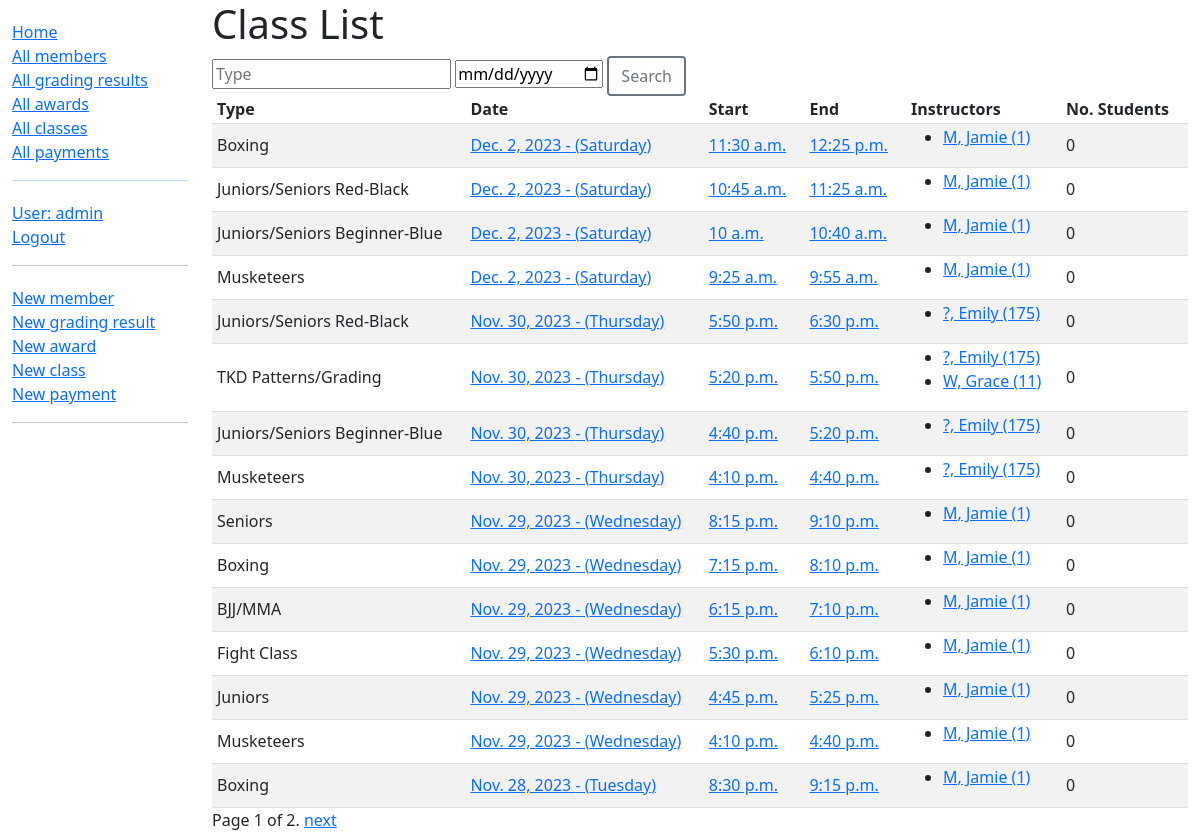
Page /dashboard/classes/ (signed in) on the earlier database version.
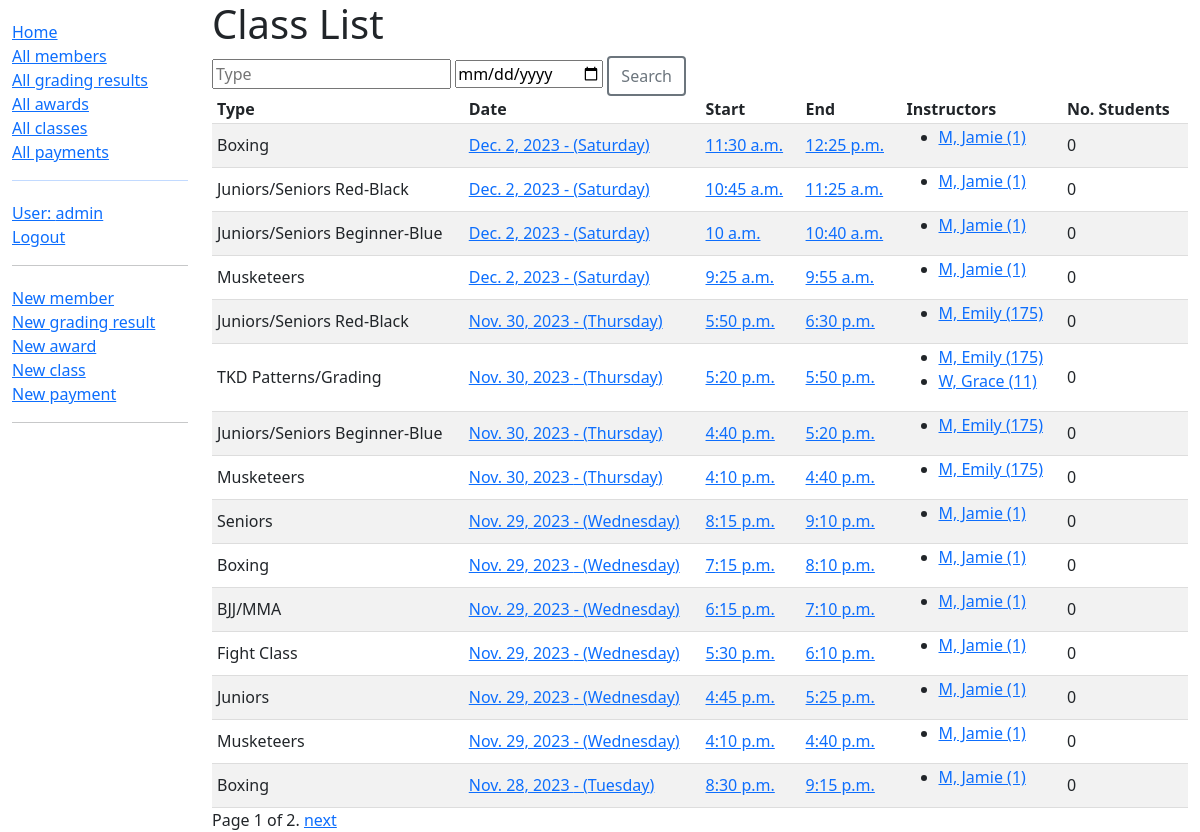
Same page on the later database version.
### dashboard/models.py (models this page shows)
class Member(models.Model):
    first_name = models.CharField(max_length=50)
    last_name = models.CharField(max_length=50)
    idnumber = models.SmallIntegerField(verbose_name="ID Number")
    address_line_1 = models.CharField(max_length=200, help_text="Unit, Street Number and Name", blank=True)
    address_line_2 = models.CharField(max_length=200, help_text="Suburb", blank=True)
    address_line_3 = models.CharField(max_length=4, help_text="Postcode", blank=True)
    date_of_birth = models.DateField()
    belt = models.CharField(max_length=50, choices=BELT_CHOICES, blank=True)
    email = models.EmailField()
    phone = models.CharField(max_length=100)
    team_leader_instructor = models.CharField(max_length=2, choices=TL_INST_RANKS, blank=True, verbose_name="Team Leader/Instructor")
    active = models.BooleanField(default=True)
    class Meta:
        ordering = ['-belt','idnumber']
    def __str__(self):
        return f'{self.last_name}, {self.first_name} ({self.idnumber})'
    def get_absolute_url(self):
        return reverse('member-detail', args=[str(self.id)])

### dashboard/views.py (the view, shortened to what this page needs)
# urls.py: path('classes/', views.ClassListView.as_view(), name='classes'),
class ClassListView(LoginRequiredMixin, generic.ListView):
    model = Class
    paginate_by = 15
    def get_queryset(self):
        type = self.request.GET.get('type')
        date_str = self.request.GET.get('date')
        if not (type or date_str):
            return Class.objects.all()

### dashboard/models.py (called while the page is built)
    def get_absolute_url(self):
        return reverse('class-detail', args=[str(self.id)])

### dashboard/templates/dashboard/class_list.html
{% extends "base_generic.html" %}
{% block content %}
<h1>Class List</h1>
<form method="get">
  <input type="text" name="type" placeholder="Type">
  <input type="date" name="date" placeholder="Date">
  <button type="submit" class="btn btn-outline-secondary btn-outline-thicker">Search</button>
</form>
  {% if class_list %}
  <table style="width: 100%;">
    <tr>
      <th>Type</th>
      <th>Date</th>
      <th>Start</th>
      <th>End</th>
      <th>Instructors</th>
      <th>No. Students</th>
    </tr>
    {% for class in class_list %}
      <tr class="content">
        <td>{{ class.get_type_display }}</td>
        <td><a href="{{ class.get_absolute_url }}">{{ class.date }} - ({{ class.date|date:"l" }})</a></td>
        <td><a href="{{ class.get_absolute_url }}">{{ class.start }}</a></td>
        <td><a href="{{ class.get_absolute_url }}">{{ class.end }}</a></td>
        <td><ul>
            {% for instructor in class.instructors.all %}
                <li><a href="{{ instructor.get_absolute_url }}">{{ instructor }}</a></li>
            {% endfor %}
        </ul></td>
        <td>{{ class.students.all.count }}</td>
      </tr>
    {% endfor %}
  </table>
  {% else %}
    <p>There are no classes.</p>
  {% endif %}
{% endblock %}

Differences in the rows shown:
changed Member: last_name+first_name+idnumber "?, Emily (175)" → "M, Emily (175)"
